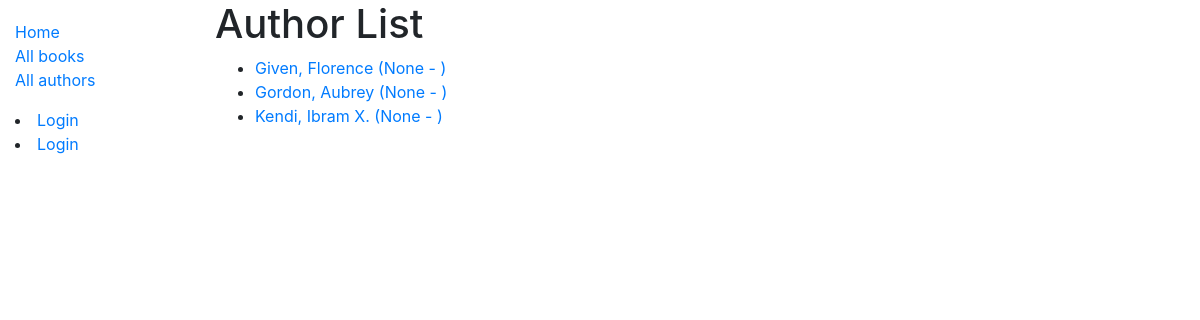
Screenshot of /catalog/authors/ with the database file from the repository.
### catalog/models.py (models this page shows)
class Author(models.Model):
    first_name = models.CharField(max_length=100)
    last_name = models.CharField(max_length=100)
    date_of_birth = models.DateField(null=True, blank=True)
    date_of_death = models.DateField('Died', null=True, blank=True)
    class Meta:
        ordering = ['last_name', 'first_name']
    def get_absolute_url(self):
        return reverse('author-detail', args=[str(self.id)])
    def __str__(self):
        return f'{self.last_name}, {self.first_name}'

### catalog/views.py (the view)
# urls.py: path('authors/', views.AuthorListView.as_view(), name='authors'),
class AuthorListView(generic.ListView):
    model = Author
    paginate_by = 10

### catalog/templates/catalog/author_list.html
{% extends "base_generic.html" %}
{% block content %}
<h1>Author List</h1>
{% if author_list %}
  <ul>
  {% for author in author_list %}
    <li>
      <a href="{{ author.get_absolute_url }}">
      {{ author }} ({{author.date_of_birth}} - {% if author.date_of_death %}{{author.date_of_death}}{% endif %})
      </a>
    </li>
  {% endfor %}
 </ul>
{% else %}
  <p>There are no authors available.</p>
{% endif %}
{% endblock %}

### rows the page displays
Author: last_name+first_name "Given, Florence", date_of_birth "None"
Author: last_name+first_name "Gordon, Aubrey", date_of_birth "None"
Author: last_name+first_name "Kendi, Ibram X.", date_of_birth "None"
